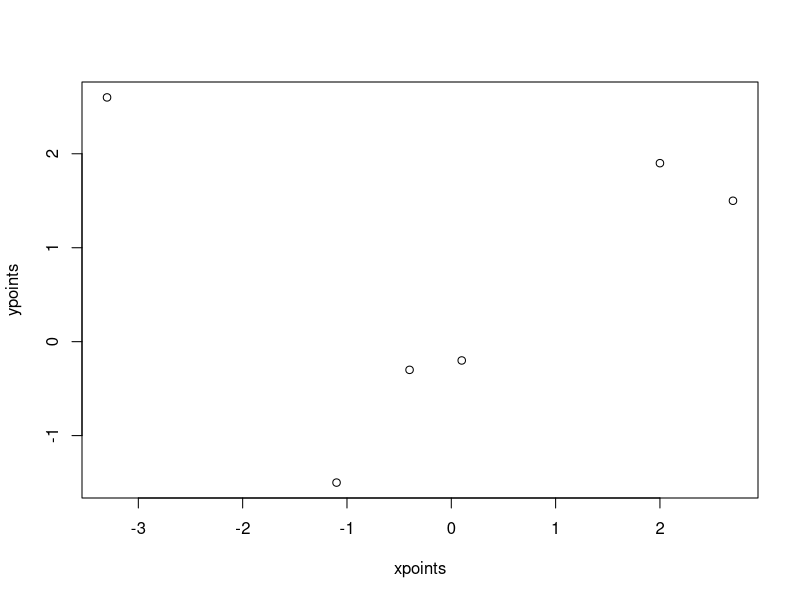
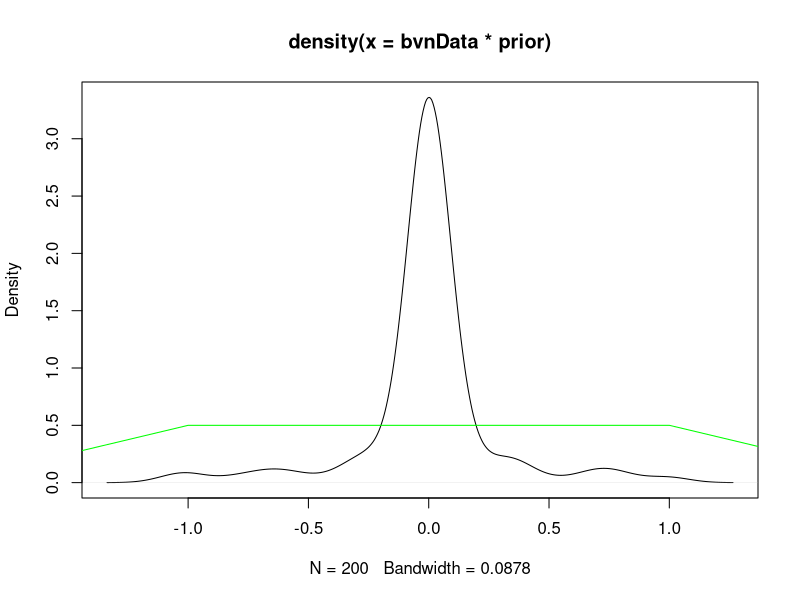
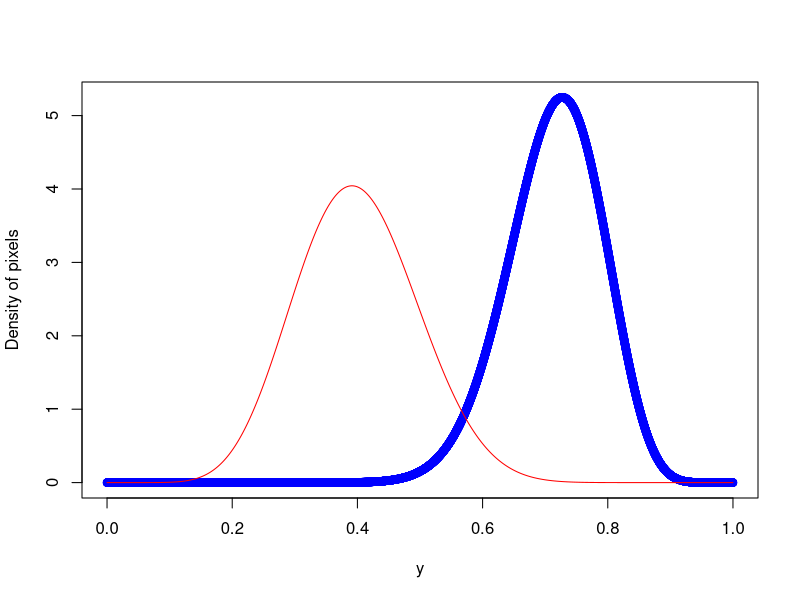

Write the R code that produced these figures, in order. (Note: this script raises an error after producing the figures.)
## ---- chunk 1
library(MASS)
## ---- chunk 2
xpoints <- c(-3.3, 0.1, -1.1, 2.7, 2, -0.4)
ypoints <- c(--2.6, -0.2, -1.5, 1.5, 1.9, -0.3)
xseq <-seq(-4,4)
prior <- dunif(xseq,min =-1, max=1)
sig1 <- 1
sig2 <-1
meanx <- 0
meany <-0
rho <- cor(xpoints, ypoints)

# func2 <- function(x,y){ 
#   z1 <- (xpoints - meanx) / sig1
#   z2 <- (ypoints - meany) / sig2
#   ((2 * pi * sig1 * sig2 * ((1-2**2)**.5))**-1) * exp((- x**2 - 2*2 *x*y + y**2 )/ 2*(1-2**2))
# 
# } 
#binormData <- dnorm(rho * ypoints, 1 - rho**2)
bvnData <- mvrnorm(
  n = 100, 
  mu = c(0, 0), 
  Sigma = matrix(c(1, rho, rho, 1), 
                 ncol = 2)
  )

#posterior <- mapply(func2,xpoints,ypoints) *prior
  
plot(xpoints,ypoints)
#plot(binormData)
plot(density(bvnData * prior))
#plot(dnorm2d(xpoints,ypoints))
lines(xseq, prior, col = "Green")
## ---- chunk 3
y <- seq(0, 1, 0.0001)
rainforest <- dbeta(y,25,10)
deforest <- dbeta(y,10,15)
p=0.1
Avg <- rainforest * (1-p) + deforest * (p)

plot(y,rainforest,lwd = 1 ,col = "blue",ylab="Density of pixels")
lines(y,deforest,lwd = 1,col = "red")
lines(y,NDVI,lwd = 1,col = "purple")
  legend("topright",c("rainforest","deforest","Avg"),
                   lwd=2,col=c("blue","red","purple"))
  
posterior <- p * deforest / (Avg)
plot(y,posterior)
abline(0.9,0)
abline(v=0.5)
abline(v=.45)
# We would be 90% sure that the pixel was deforested if we have a 
#NDVI of ~45 or less

## ---- chunk 4
#Plot the player i's proportion of successful clutches given by Y makes over n total attempts
#Prior is Beta(a,b) with a=1=b for uniform, Likelihood is Binomial(n,theta)
#Posterior would be beta (y+a n-y+b)
ovprop <- c(0.845,0.847,0.880,0.674,0.909, 0.898,0.770,0.801,0.802,0.875)
makes <- c(64,72,55,27,75,24,28,66,40,13)
totalattempts <- c(75,95,63,39,83,26,41,82,54,16)
player <- c("RW","JH","KL","LJ","IT","SC","GA","JW","AD","KD")
priora <- 1
priorb <- 1
theta <- seq(0,1,0.0001)
plot(theta, dbeta(theta, makes + priora, totalattempts- makes + priorb), ylab = "Density",col = 1:10)
legend("topleft", player, lwd =2, col = 1:10)

## ---- chunk 5
#Table of 95 CredI
lowerBound <- qbeta(0.05/2, makes + priora, totalattempts- makes + priorb )
upperBound <- qbeta(1- 0.05/2, makes + priora, totalattempts- makes + priorb )
table <- data.frame(
  lowerBound <- round(qbeta(0.05/2, makes + priora, totalattempts- makes + priorb ),2),
   upperBound <- round(qbeta(1- 0.05/2, makes + priora, totalattempts- makes + priorb ),2)
)
colnames(table) <- c("Lower 95 Credible Interval", "Upper 95 Credible Interval")
rownames(table) <- player
table
## ---- chunk 6
prob <- round(pbeta(ovprop, makes + priora, totalattempts- makes + priorb ),2)
cbind(player, prob)
prob
#As JH and GA have high prob it is most likely that their clutch proportion differs from the rest, both less
#as CDF is < 
## ---- chunk 7
priora <- 0.5
priorb <- 0.5
prob <- round(pbeta(ovprop, makes + priora, totalattempts- makes + priorb ),2)
cbind(player, prob)
prob

priora <- 5
priorb <- 5
prob2 <- round(pbeta(ovprop, makes + priora, totalattempts- makes + priorb ),2)
cbind(player, prob2)
prob2

#Prior seems to have an effect, large values for a,b increase the prob
#JH is consistently ~.99 prob
## ---- chunk 8
#Use Poisson-gamma model, for estimating rate of events
#lambda rate is continuous and positive
#Count number of runs in a season (0, number of games)
#Count number of runs in series games (0, number of games)
s <- 10000
a <- 0.001
b <- 0.001
season <- rgamma(s,563 + a, 2820 + b)
series <- rgamma(s,10 + a, 27 + b)
mean(season>series)
#mean is 0.047, very low. So Reggie Jackson performs better in series games than the normal season
